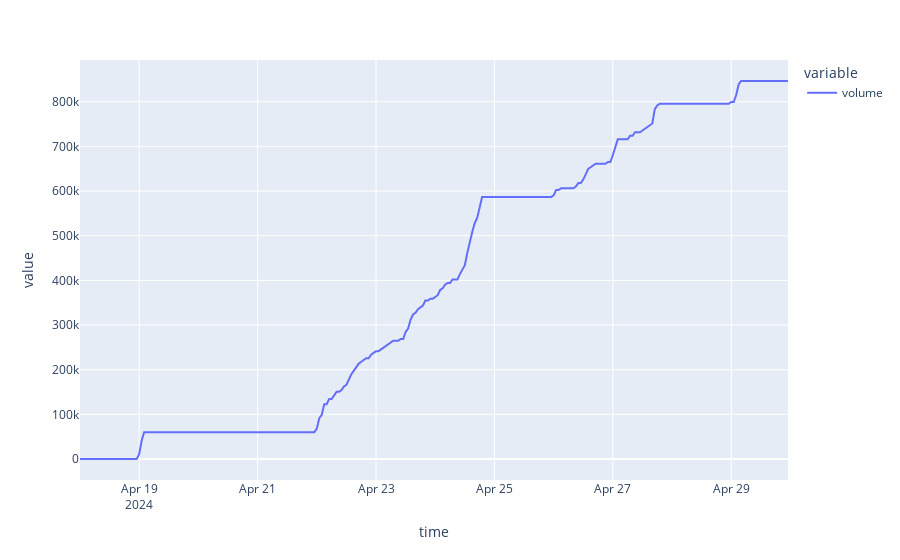

Notebook code for this chart:
### Code cell
cumulative_vol = res["volume"].cumsum()
cumulative_vol_1h = cumulative_vol.resample("1h").last()
cumulative_vol_1h.plot()

### Figure 1 — Plotly figure (JSON) as saved in the notebook; plotly's stock layout.template omitted (floating-point values rounded to 4 significant figures; data arrays with more than 128 entries replaced by an {"elided": "..."} marker saying what was removed)
{"data": [{"hovertemplate": "variable=volume<br>time=%{x}<br>value=%{y}<extra></extra>", "legendgroup": "volume", "line": {"color": "#636efa", "dash": "solid"}, "marker": {"symbol": "circle"}, "mode": "lines", "name": "volume", "orientation": "v", "showlegend": true, "type": "scatter", "x": {"elided": "288 str values"}, "xaxis": "x", "y": {"elided": "288 float values"}, "yaxis": "y"}], "layout": {"legend": {"title": {"text": "variable"}, "tracegroupgap": 0}, "margin": {"t": 60}, "xaxis": {"anchor": "y", "domain": [0, 1], "title": {"text": "time"}}, "yaxis": {"anchor": "x", "domain": [0, 1], "title": {"text": "value"}}}}
